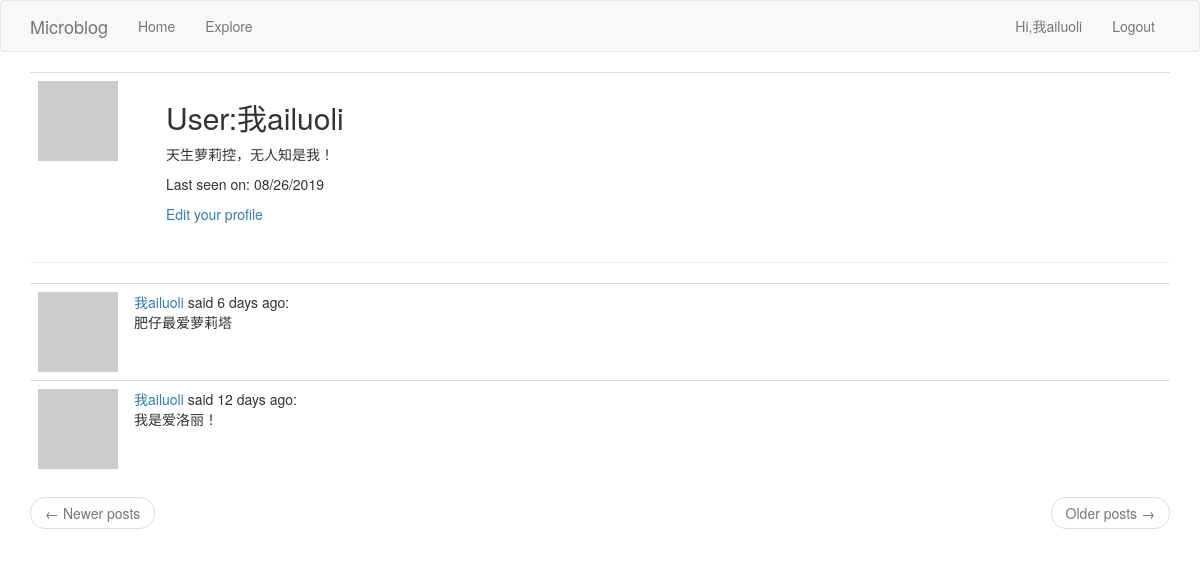
/user/我ailuoli (signed in), run on an earlier commit of the app's database.
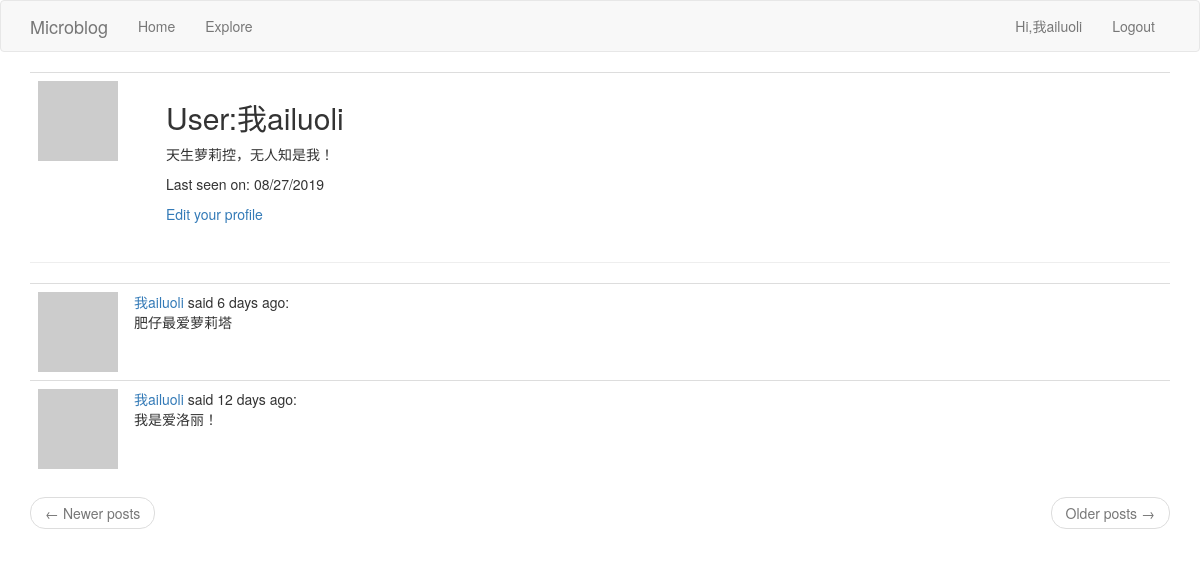
And on a later commit of the database.
### app/models.py (models this page shows, shortened)
class User(UserMixin, db.Model):
	id = db.Column(db.Integer, primary_key=True)
	username = db.Column(db.String(64), index=True, unique=True)
	email = db.Column(db.String(120), index=True, unique=True)
	password_hash = db.Column(db.String(128))
	posts = db.relationship('Post', backref='author', lazy='dynamic')
	about_me = db.Column(db.String(140))
	last_seen = db.Column(db.DateTime, default=datetime.utcnow())
	followed = db.relationship(
		'User',
		secondary=followers,
		primaryjoin=(followers.c.follower_id == id),
		secondaryjoin=(followers.c.followed_id == id),
		backref=db.backref('followers', lazy='dynamic'),
		lazy='dynamic'
	)
	def avatar(self, size):
		digest = md5(self.email.lower().encode('utf-8')).hexdigest()
		return 'https://www.gravatar.com/avatar/{}?d=identicon&s={}'.format(digest, size)

class Post(db.Model):
	id = db.Column(db.Integer, primary_key=True)
	body = db.Column(db.String(1024))
	timestamp = db.Column(db.DateTime, index=True, default=datetime.utcnow)
	user_id = db.Column(db.Integer, db.ForeignKey('user.id'))

### app/routes.py (the view)
@app.route('/user/<username>')
@login_required
def user(username):
	user = User.query.filter_by(username=username).first_or_404()
	page = request.args.get('page', 1, type=int)
	posts = user.posts.order_by(Post.timestamp.desc()).paginate(page, app.config['POSTS_PER_PAGE'], False)
	prev_url = url_for('user', username=username, page=posts.prev_num) if posts.has_prev else None
	next_url = url_for('user', username=username, page=posts.next_num) if posts.has_next else None
	return render_template('user.html', title='Profile', user=user, posts=posts.items, next_url=next_url,
						   prev_url=prev_url)

### app/models.py (called while the page is built)
@login.user_loader
def load_user(id):
	return User.query.get(int(id))

### app/routes.py (called while the page is built)
@app.before_request
def before_request():
	if current_user.is_authenticated:
		current_user.last_seen = datetime.utcnow()
		db.session.commit()

### app/templates/user.html (shortened to what this page needs)
{% extends 'base.html' %}
{% block app_content %}
    <table class="table table-hover">
        <tr>
            <td width="128px"><img src="{{ user.avatar(128) }}"></td>
            <td>
                <h2>{{ _('User:') }}{{ user.username }}</h2>
                {% if user.about_me %}
                    <p>{{ user.about_me }}</p>
                {% endif %}
                {% if user.last_seen %}
                    <p>{{ _('Last seen on: ') }}{{ moment(user.last_seen).format('L') }}</p>
                {% endif %}
                {% if user==current_user %}
                    <p>
                        <a href="{{ url_for('edit_profile') }}">{{ _('Edit your profile') }}</a>
                    </p>
                {% elif not current_user.is_following(user) %}
                    <p>
                        <a href="{{ url_for('follow', username=user.username) }}">{{ _('Follow') }}</a>
                    </p>
                {% else %}
                    <p>
                        <a href="{{ url_for('unfollow', username=user.username) }}">{{ _('Unfollow') }}</a>
                    </p>
                {% endif %}
            </td>
        </tr>
    </table>
    <hr>
    <table class="table table-hover">
        {% for post in posts %}
            {% include '_post.html' %}
        {% endfor %}
    </table>
    <nav aria-label="...">
        <ul class="pager">
            <li class="previous{% if not prev_url %} disabled{% endif %}">
                <a href="{{ prev_url or '#' }}">
                    <span aria-hidden="true">&larr;</span> {{ _('Newer posts') }}
                </a>
            </li>
            <li class="next{% if not next_url %} disabled{% endif %}">
                <a href="{{ next_url or '#' }}">
                    {{ _('Older posts') }} <span aria-hidden="true">&rarr;</span>
                </a>
            </li>
        </ul>
    </nav>
{% endblock %}

### app/templates/base.html (shortened to what this page needs)
{% extends "bootstrap/base.html" %}
{% block navbar %}
    <nav class="navbar navbar-default">
        <div class="container">
            <div class="navbar-header">
                <a class="navbar-brand" href="{{ url_for('index') }}">Microblog</a>
            </div>
            <div class="collapse navbar-collapse" id="bs-example-navbar-collapse-1">
                <ul class="nav navbar-nav">
                    <li><a href="{{ url_for('index') }}">{{ _('Home') }}</a></li>
                    <li><a href="{{ url_for('explore') }}">{{ _('Explore') }}</a></li>
                </ul>
                <ul class="nav navbar-nav navbar-right">
                    {% if current_user.is_anonymous %}
                        <li><a href="{{ url_for('login') }}">{{ _('Login') }}</a></li>
                    {% else %}
                        <li>
                            <a href="{{ url_for('user', username=current_user.username) }}">{{ _('Hi,%(username)s',username=current_user.username) }}</a>
                        </li>
                        <li><a href="{{ url_for('logout') }}">{{ _('Logout') }}</a></li>
                    {% endif %}
                </ul>
            </div>
        </div>
    </nav>
{% endblock %}
{% block content %}
    <div class="container">
        {% block app_content %}{% endblock %}
    </div>
{% endblock %}

### app/templates/_post.html (shortened to what this page needs)
<tr align="top">
    <td width="70px">
        <a href="{{ url_for('user', username=post.author.username) }}">
            <img src="{{ post.author.avatar(70) }}">
        </a>
    </td>
    <td>
        {{ _('%(username)s said %(when)s', username=user_link, when=moment(post.timestamp).fromNow()) }}:
        <br>
        {{ post.body }}
    </td>
</tr>

What changed in the data, as far as the page shows it:
changed User "我ailuoli": last_seen "08/26/2019" → "08/27/2019"
